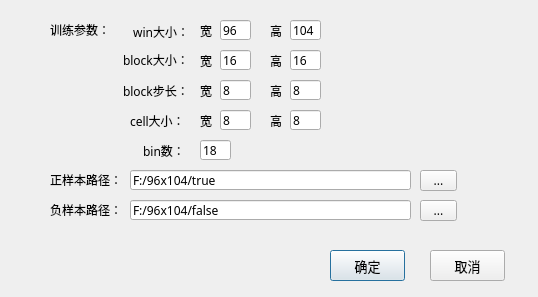
<?xml version="1.0" encoding="UTF-8"?>
<ui version="4.0">
 <class>Dialog</class>
 <widget class="QDialog" name="Dialog">
  <property name="geometry">
   <rect>
    <x>0</x>
    <y>0</y>
    <width>538</width>
    <height>297</height>
   </rect>
  </property>
  <property name="font">
   <font>
    <family>SimSun-ExtB</family>
   </font>
  </property>
  <property name="windowTitle">
   <string>Dialog</string>
  </property>
  <widget class="QPushButton" name="yes">
   <property name="geometry">
    <rect>
     <x>330</x>
     <y>250</y>
     <width>75</width>
     <height>31</height>
    </rect>
   </property>
   <property name="font">
    <font>
     <family>SimSun-ExtB</family>
     <pointsize>10</pointsize>
    </font>
   </property>
   <property name="text">
    <string>确定</string>
   </property>
  </widget>
  <widget class="QPushButton" name="cancel">
   <property name="geometry">
    <rect>
     <x>430</x>
     <y>250</y>
     <width>75</width>
     <height>31</height>
    </rect>
   </property>
   <property name="font">
    <font>
     <family>Agency FB</family>
     <pointsize>10</pointsize>
    </font>
   </property>
   <property name="text">
    <string>取消</string>
   </property>
  </widget>
  <widget class="QLabel" name="label">
   <property name="geometry">
    <rect>
     <x>50</x>
     <y>170</y>
     <width>71</width>
     <height>20</height>
    </rect>
   </property>
   <property name="text">
    <string>正样本路径：</string>
   </property>
  </widget>
  <widget class="QLabel" name="label_2">
   <property name="geometry">
    <rect>
     <x>50</x>
     <y>200</y>
     <width>71</width>
     <height>20</height>
    </rect>
   </property>
   <property name="text">
    <string>负样本路径：</string>
   </property>
  </widget>
  <widget class="QLabel" name="label_3">
   <property name="geometry">
    <rect>
     <x>50</x>
     <y>20</y>
     <width>61</width>
     <height>20</height>
    </rect>
   </property>
   <property name="text">
    <string>训练参数：</string>
   </property>
  </widget>
  <widget class="QLineEdit" name="truesampath">
   <property name="geometry">
    <rect>
     <x>130</x>
     <y>170</y>
     <width>281</width>
     <height>20</height>
    </rect>
   </property>
   <property name="text">
    <string>F:/96x104/true</string>
   </property>
  </widget>
  <widget class="QLineEdit" name="falsesampath">
   <property name="geometry">
    <rect>
     <x>130</x>
     <y>200</y>
     <width>281</width>
     <height>20</height>
    </rect>
   </property>
   <property name="text">
    <string>F:/96x104/false</string>
   </property>
  </widget>
  <widget class="QToolButton" name="falsetb">
   <property name="geometry">
    <rect>
     <x>420</x>
     <y>200</y>
     <width>37</width>
     <height>21</height>
    </rect>
   </property>
   <property name="text">
    <string>...</string>
   </property>
  </widget>
  <widget class="QToolButton" name="truetb">
   <property name="geometry">
    <rect>
     <x>420</x>
     <y>170</y>
     <width>37</width>
     <height>21</height>
    </rect>
   </property>
   <property name="text">
    <string>...</string>
   </property>
  </widget>
  <widget class="QLabel" name="label_4">
   <property name="geometry">
    <rect>
     <x>130</x>
     <y>22</y>
     <width>54</width>
     <height>20</height>
    </rect>
   </property>
   <property name="text">
    <string> win大小： </string>
   </property>
  </widget>
  <widget class="QLabel" name="label_5">
   <property name="geometry">
    <rect>
     <x>123</x>
     <y>50</y>
     <width>61</width>
     <height>20</height>
    </rect>
   </property>
   <property name="text">
    <string>block大小：</string>
   </property>
  </widget>
  <widget class="QLabel" name="label_6">
   <property name="geometry">
    <rect>
     <x>123</x>
     <y>80</y>
     <width>61</width>
     <height>21</height>
    </rect>
   </property>
   <property name="text">
    <string>block步长：</string>
   </property>
  </widget>
  <widget class="QLabel" name="label_7">
   <property name="geometry">
    <rect>
     <x>130</x>
     <y>110</y>
     <width>54</width>
     <height>21</height>
    </rect>
   </property>
   <property name="text">
    <string>cell大小：</string>
   </property>
  </widget>
  <widget class="QLabel" name="label_8">
   <property name="geometry">
    <rect>
     <x>140</x>
     <y>140</y>
     <width>41</width>
     <height>21</height>
    </rect>
   </property>
   <property name="text">
    <string> bin数：</string>
   </property>
  </widget>
  <widget class="QLabel" name="label_9">
   <property name="geometry">
    <rect>
     <x>200</x>
     <y>20</y>
     <width>16</width>
     <height>21</height>
    </rect>
   </property>
   <property name="text">
    <string>宽</string>
   </property>
  </widget>
  <widget class="QLabel" name="label_10">
   <property name="geometry">
    <rect>
     <x>200</x>
     <y>50</y>
     <width>16</width>
     <height>21</height>
    </rect>
   </property>
   <property name="text">
    <string>宽</string>
   </property>
  </widget>
  <widget class="QLabel" name="label_11">
   <property name="geometry">
    <rect>
     <x>200</x>
     <y>80</y>
     <width>16</width>
     <height>21</height>
    </rect>
   </property>
   <property name="text">
    <string>宽</string>
   </property>
  </widget>
  <widget class="QLabel" name="label_12">
   <property name="geometry">
    <rect>
     <x>200</x>
     <y>110</y>
     <width>16</width>
     <height>21</height>
    </rect>
   </property>
   <property name="text">
    <string>宽</string>
   </property>
  </widget>
  <widget class="QLabel" name="label_13">
   <property name="geometry">
    <rect>
     <x>270</x>
     <y>20</y>
     <width>16</width>
     <height>21</height>
    </rect>
   </property>
   <property name="text">
    <string>高</string>
   </property>
  </widget>
  <widget class="QLabel" name="label_14">
   <property name="geometry">
    <rect>
     <x>270</x>
     <y>50</y>
     <width>16</width>
     <height>21</height>
    </rect>
   </property>
   <property name="text">
    <string>高</string>
   </property>
  </widget>
  <widget class="QLabel" name="label_15">
   <property name="geometry">
    <rect>
     <x>270</x>
     <y>80</y>
     <width>16</width>
     <height>21</height>
    </rect>
   </property>
   <property name="text">
    <string>高</string>
   </property>
  </widget>
  <widget class="QLabel" name="label_16">
   <property name="geometry">
    <rect>
     <x>270</x>
     <y>110</y>
     <width>16</width>
     <height>21</height>
    </rect>
   </property>
   <property name="text">
    <string>高</string>
   </property>
  </widget>
  <widget class="QLineEdit" name="winwidth">
   <property name="geometry">
    <rect>
     <x>220</x>
     <y>20</y>
     <width>31</width>
     <height>20</height>
    </rect>
   </property>
   <property name="text">
    <string>96</string>
   </property>
  </widget>
  <widget class="QLineEdit" name="blockwidth">
   <property name="geometry">
    <rect>
     <x>220</x>
     <y>50</y>
     <width>31</width>
     <height>20</height>
    </rect>
   </property>
   <property name="text">
    <string>16</string>
   </property>
  </widget>
  <widget class="QLineEdit" name="blocksw">
   <property name="geometry">
    <rect>
     <x>220</x>
     <y>80</y>
     <width>31</width>
     <height>20</height>
    </rect>
   </property>
   <property name="text">
    <string>8</string>
   </property>
  </widget>
  <widget class="QLineEdit" name="bin">
   <property name="geometry">
    <rect>
     <x>200</x>
     <y>140</y>
     <width>31</width>
     <height>20</height>
    </rect>
   </property>
   <property name="text">
    <string>18</string>
   </property>
  </widget>
  <widget class="QLineEdit" name="winheight">
   <property name="geometry">
    <rect>
     <x>290</x>
     <y>20</y>
     <width>31</width>
     <height>20</height>
    </rect>
   </property>
   <property name="text">
    <string>104</string>
   </property>
  </widget>
  <widget class="QLineEdit" name="blockheight">
   <property name="geometry">
    <rect>
     <x>290</x>
     <y>50</y>
     <width>31</width>
     <height>20</height>
    </rect>
   </property>
   <property name="text">
    <string>16</string>
   </property>
  </widget>
  <widget class="QLineEdit" name="blocksh">
   <property name="geometry">
    <rect>
     <x>290</x>
     <y>80</y>
     <width>31</width>
     <height>20</height>
    </rect>
   </property>
   <property name="text">
    <string>8</string>
   </property>
  </widget>
  <widget class="QLineEdit" name="cellheight">
   <property name="geometry">
    <rect>
     <x>290</x>
     <y>110</y>
     <width>31</width>
     <height>20</height>
    </rect>
   </property>
   <property name="text">
    <string>8</string>
   </property>
  </widget>
  <widget class="QLineEdit" name="cellwidth">
   <property name="geometry">
    <rect>
     <x>220</x>
     <y>110</y>
     <width>31</width>
     <height>20</height>
    </rect>
   </property>
   <property name="text">
    <string>8</string>
   </property>
  </widget>
 </widget>
 <resources/>
 <connections/>
</ui>
